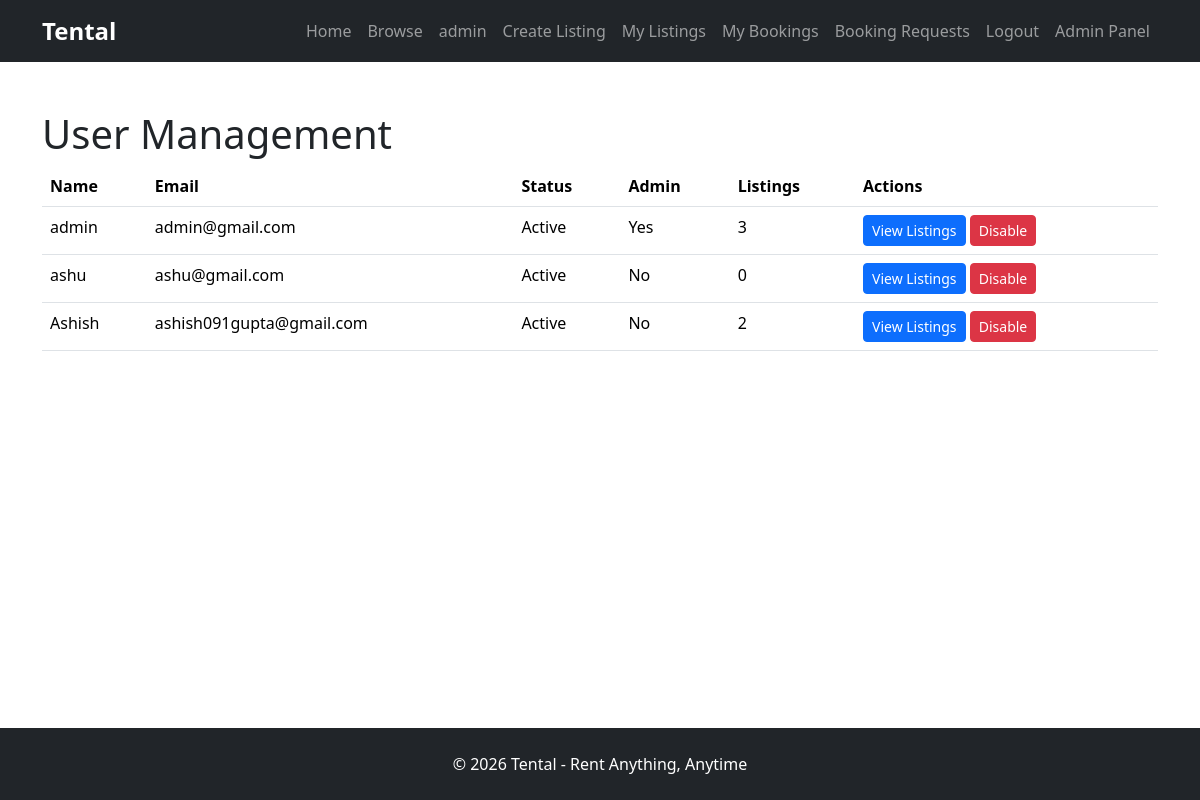
The app's page /admin/users (signed in) with its own data.
### models/user.py (models this page shows)
class User(UserMixin, db.Model):
    id = db.Column(db.Integer, primary_key=True)
    name = db.Column(
        db.String(100),
        nullable=False
    )
    email = db.Column(
        db.String(120),
        unique=True,
        nullable=False
    )
    password = db.Column(
        db.String(255),
        nullable=False
    )
    rentals = db.relationship(
        "RentalItem",
        backref="owner",
        lazy=True
    )
    is_admin = db.Column(
        db.Boolean,
        default=False
    )
    is_active_user = db.Column(
        db.Boolean,
        default=True
    )
    bookings = db.relationship(
        "Booking",
        backref="user",
        lazy=True
    )

### routes/main.py (the view)
@main.route("/admin/users")
@login_required
def admin_users():
    if not current_user.is_admin:
        return "Access Denied"
    users = User.query.all()
    return render_template(
        "admin_users.html",
        users=users
    )

### models/user.py (called while the page is built)
@login_manager.user_loader
def load_user(user_id):
    return User.query.get(int(user_id))

### templates/admin_users.html (shortened to what this page needs)
{% extends "base.html" %} {% block content %}
<div class="container mt-5">
  <h1>User Management</h1>
  <table class="table">
    <thead>
      <tr>
        <th>Name</th>
        <th>Email</th>
        <th>Status</th>
        <th>Admin</th>
        <th>Listings</th>
        <th>Actions</th>
      </tr>
    </thead>
    <tbody>
      {% for user in users %}
      <tr>
        <td>{{ user.name }}</td>
        <td>{{ user.email }}</td>
        <td>
          {% if user.is_active_user %} Active {% else %} Disabled {% endif %}
        </td>
        <td>{% if user.is_admin %} Yes {% else %} No {% endif %}</td>
        <td>{{ user.rentals|length }}</td>
        <td>
          <a
            href="{{ url_for('main.user_listings', id=user.id) }}"
            class="btn btn-primary btn-sm"
          >
            View Listings
          </a>
          {% if user.is_active_user %}
          <a
            href="{{ url_for('main.disable_user', id=user.id) }}"
            class="btn btn-danger btn-sm"
          >
            Disable
          </a>
          {% endif %}
        </td>
      </tr>
      {% endfor %}
    </tbody>
  </table>
</div>
{% endblock %}

### templates/base.html (shortened to what this page needs)
<!doctype html>
<html lang="en">
  <head>
    <link
      href="https://cdn.jsdelivr.net/npm/bootstrap@5.3.7/dist/css/bootstrap.min.css"
      rel="stylesheet"
    />
    <link
      rel="stylesheet"
      href="{{ url_for('static', filename='css/style.css') }}"
    />
  </head>
  <body>
    <nav class="navbar navbar-expand-lg navbar-dark bg-dark">
      <div class="container">
        <a class="navbar-brand" href="#">Tental</a>
        <div class="navbar-nav ms-auto">
          <a class="nav-link" href="{{ url_for('main.home') }}">Home</a>
          <a class="nav-link" href="{{ url_for('main.browse') }}">Browse</a>
          {% if current_user.is_authenticated %}
          <span class="nav-link"> {{ current_user.name }} </span>
          <a class="nav-link" href="{{ url_for('main.create_listing') }}">
            Create Listing
          </a>
          <a class="nav-link" href="{{ url_for('main.my_listings') }}">
            My Listings
          </a>
          <a class="nav-link" href="{{ url_for('main.my_bookings') }}">
            My Bookings
          </a>
          <a class="nav-link" href="{{ url_for('main.booking_requests') }}">
            Booking Requests
          </a>
          <a class="nav-link" href="{{ url_for('auth.logout') }}"> Logout </a>
          {% if current_user.is_authenticated and current_user.is_admin %}
          <a class="nav-link" href="{{ url_for('main.admin_dashboard') }}">
            Admin Panel
          </a>
          {% endif %} {% else %}
          <a class="nav-link" href="{{ url_for('auth.login') }}"> Login </a>
          <a class="nav-link" href="{{ url_for('auth.register') }}">
            Register
          </a>
          {% endif %}
        </div>
      </div>
    </nav>
    <main class="flex-grow-1">{% block content %} {% endblock %}</main>
    <footer id="footer-section" class="bg-dark text-white text-center py-4">
      <p class="mb-0">© 2026 Tental - Rent Anything, Anytime</p>
    </footer>
  </body>
</html>

### static/css/style.css (style rules this page uses)
:root { --primary-color: #2E8B57; --secondary-color: #1E293B; }
html, body { height: 100%; }
body { display: flex; flex-direction: column; }
#footer-section { margin-top: auto; }
.navbar-brand { font-size: 1.5rem; font-weight: 700; }

### records on screen
User: name "admin", email "admin@gmail.com", is_active_user "Active", is_admin "Yes", rentals|length "3"
User: name "ashu", email "ashu@gmail.com", is_active_user "Active", is_admin "No", rentals|length "0"
User: name "Ashish", email "ashish091gupta@gmail.com", is_active_user "Active", is_admin "No", rentals|length "2"
